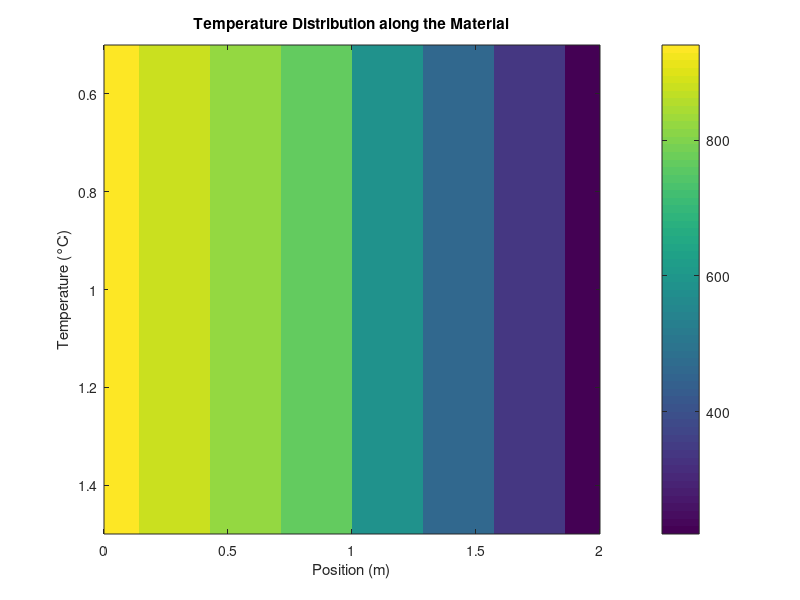

This chart was generated by the following MATLAB code:
% Input parameters
L1 = 1; % (m) (Material 1)
L2 = 1; % (m) (Material 2)
K1 = 400; % (W/m*k) (Thermal conductivity of material 1)
K2 = 200; % (W/m*k) (Thermal conductivity of material 2)
M1 = 5; % No. of sections / grid spacings in domain
M2 = 5; % No. of sections / grid spacings in domain
dx1 = L1/M1; % Segment length
dx2 = L2/M2; % Segment length
TA = 1000; % Temperature at left end in Celsius
TC = 100; % Temperature at right end in Celsius

%TB estimation
TB = (((K1/L1)*TA)+((K2/L2)*TC))/((K1/L1)+(K2/L2));

N1 = M1 - 1; % No. of points in domain 1
N2 = M2 - 1; % No. of points in domain 2

%Domain 1
X1 = zeros(N1,N1);
for i = 1:N1
    X1(i,i) = -2;
end
for i = 1:N1-1
    X1(i,i+1) = 1;
    X1(i+1,i) = 1;
end

B1 = zeros(N1,1);
B1(1,1) = -TA;
B1(N1,1) = -TB;

T1 = X1\B1;

% Domain 2
X2 = zeros(N2,N2);
for i = 1:N2
    X2(i,i) = -2;
end
for i = 1:N2-1
    X2(i,i+1) = 1;
    X2(i+1,i) = 1;
end

B2 = zeros(N2,1);
B2(1,1) = -TB;
B2(N2,1) = -TC;

T2 = X2\B2;

% Combine temperature distributions
T_combined = [T1; T2];

% Create x-coordinates for plotting
x = linspace(0, L1+L2, N1+N2+1);

% Plot the temperature distribution
figure;
imagesc(x, 1, T_combined');
colorbar;
xlabel('Position (m)');
ylabel('Temperature (°C)');
title('Temperature Distribution along the Material');

% Set axis limits
xlim([0, L1+L2]);